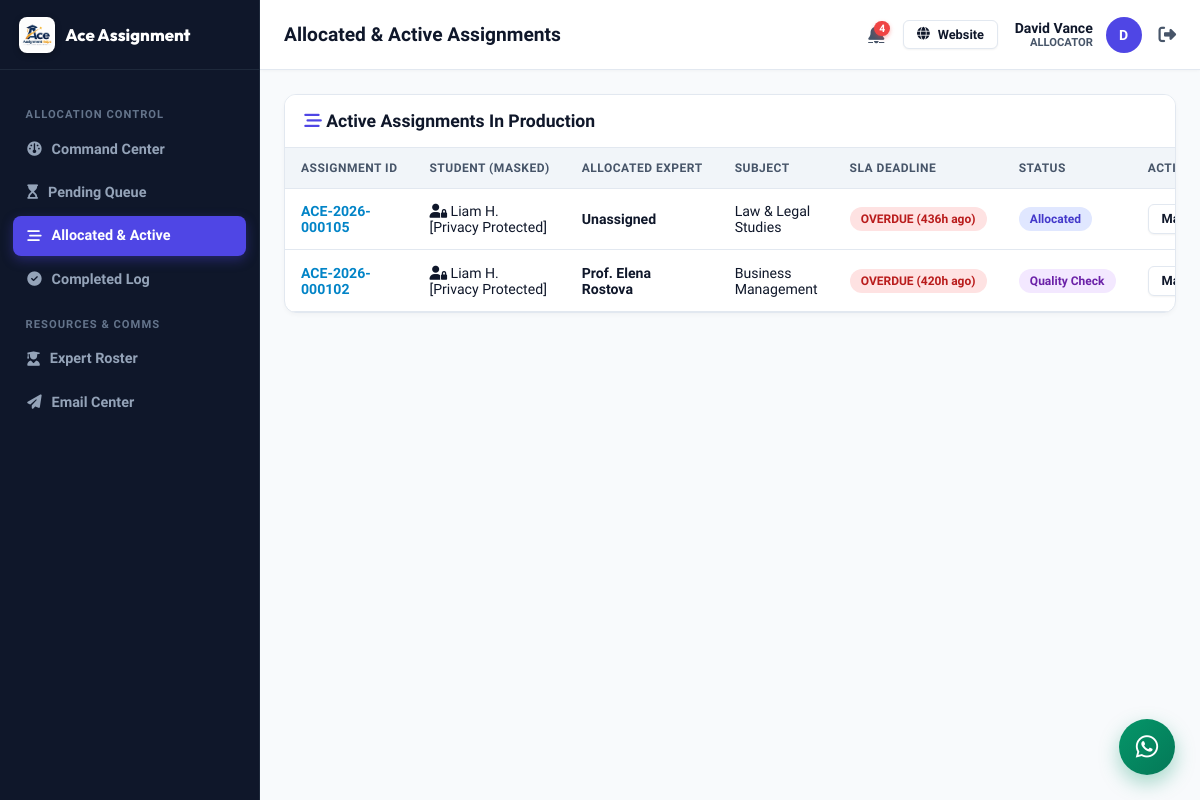
The app's page /allocator/allocated.php (signed in), older data.
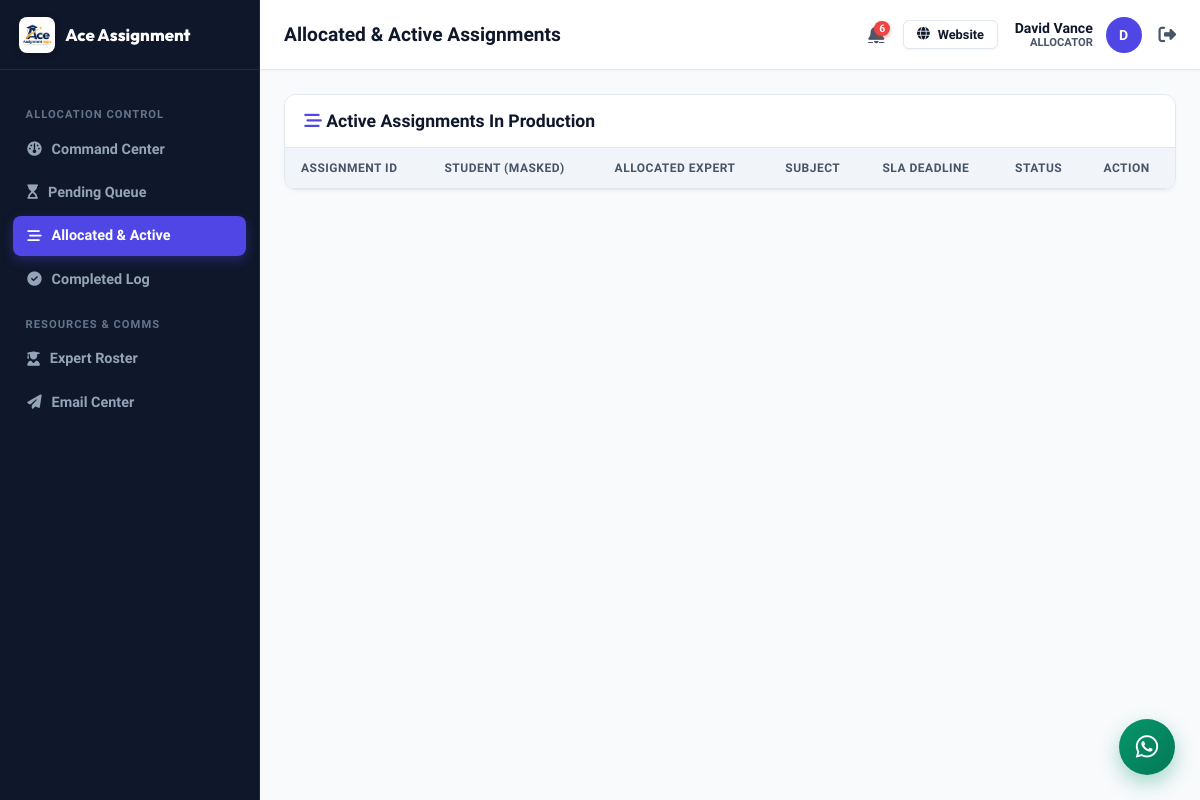
The same page, newer data.
### tables this page shows
CREATE TABLE `allocators` (
  `id` int NOT NULL AUTO_INCREMENT,
  `allocator_id` varchar(50) NOT NULL,
  `name` varchar(255) NOT NULL,
  `email` varchar(255) NOT NULL,
  `phone` varchar(100) DEFAULT NULL,
  `password` varchar(255) NOT NULL,
  `status` varchar(50) DEFAULT 'Active',
  `performance_score` decimal(5,2) DEFAULT '100.00',
  PRIMARY KEY (`id`),
  UNIQUE KEY `allocator_id` (`allocator_id`),
  UNIQUE KEY `email` (`email`)
);

CREATE TABLE `assignments` (
  `id` int NOT NULL AUTO_INCREMENT,
  `assignment_id` varchar(50) NOT NULL,
  `student_id` varchar(50) NOT NULL,
  `title` varchar(255) NOT NULL,
  `subject` varchar(100) NOT NULL,
  `assignment_type` varchar(100) DEFAULT NULL,
  `deadline` datetime DEFAULT NULL,
  `timezone` varchar(50) DEFAULT NULL,
  `word_count` int DEFAULT '250',
  `pages` int DEFAULT '1',
  `reference_style` varchar(50) DEFAULT NULL,
  `priority` varchar(50) DEFAULT 'Normal',
  `language` varchar(50) DEFAULT 'English (US)',
  `instructions` text,
  `currency` varchar(10) DEFAULT 'USD',
  `price` decimal(10,2) DEFAULT '0.00',
  `discount_code` varchar(50) DEFAULT NULL,
  `final_price` decimal(10,2) DEFAULT '0.00',
  `status` varchar(50) DEFAULT 'New',
  `allocator_id` varchar(50) DEFAULT NULL,
  `expert_id` varchar(50) DEFAULT NULL,
  `country` varchar(100) DEFAULT NULL,
  `university` varchar(255) DEFAULT NULL,
  `created_at` datetime DEFAULT CURRENT_TIMESTAMP,
  `updated_at` datetime DEFAULT CURRENT_TIMESTAMP ON UPDATE CURRENT_TIMESTAMP,
  `payment_status` varchar(50) DEFAULT 'Unpaid',
  `payment_plan` varchar(50) DEFAULT '100%',
  `paid_amount` decimal(10,2) DEFAULT '0.00',
  `remaining_balance` decimal(10,2) DEFAULT '0.00',
  `refund_reason` text,
  `revision_notes` text,
  PRIMARY KEY (`id`),
  UNIQUE KEY `assignment_id` (`assignment_id`)
);

CREATE TABLE `students` (
  `id` int NOT NULL AUTO_INCREMENT,
  `student_id` varchar(50) NOT NULL,
  `name` varchar(255) NOT NULL,
  `email` varchar(255) NOT NULL,
  `phone` varchar(100) DEFAULT NULL,
  `password` varchar(255) NOT NULL,
  `country` varchar(100) DEFAULT NULL,
  `university` varchar(255) DEFAULT NULL,
  `course` varchar(255) DEFAULT NULL,
  `status` varchar(50) DEFAULT 'Active',
  `created_at` datetime DEFAULT CURRENT_TIMESTAMP,
  PRIMARY KEY (`id`),
  UNIQUE KEY `student_id` (`student_id`),
  UNIQUE KEY `email` (`email`)
);

CREATE TABLE `experts` (
  `id` int NOT NULL AUTO_INCREMENT,
  `expert_id` varchar(50) NOT NULL,
  `name` varchar(255) NOT NULL,
  `email` varchar(255) NOT NULL,
  `phone` varchar(100) DEFAULT NULL,
  `subjects` text,
  `rating` decimal(3,2) DEFAULT '5.00',
  `completed_count` int DEFAULT '0',
  `status` varchar(50) DEFAULT 'Available',
  PRIMARY KEY (`id`),
  UNIQUE KEY `expert_id` (`expert_id`),
  UNIQUE KEY `email` (`email`)
);

### includes/auth.php (called while the page is built, shortened)
<?php
require_once __DIR__ . '/db.php';
class Auth {
    public static function currentUser() {
        return $_SESSION['user'] ?? null;
    }
    public static function checkLoggedIn() {
        $user = self::currentUser();
        if ($user) {
            $table = ($user['role'] === 'Admin') ? 'admins' : (($user['role'] === 'Allocator') ? 'allocators' : (($user['role'] === 'Expert') ? 'experts' : 'students'));
            $idKey = ($user['role'] === 'Admin') ? 'admin_id' : (($user['role'] === 'Allocator') ? 'allocator_id' : (($user['role'] === 'Expert') ? 'expert_id' : 'student_id'));
            $record = DataStore::findOne($table, $idKey, $user['id']);
        }
    }
    public static function checkRole($allowedRoles = []) {
        self::checkLoggedIn();
    }
}

### includes/db.php (called while the page is built, shortened)
<?php
class DataStore {
    private static $pdo = null;
    private static $dbHost = 'database-1.c1o0ygcs2cex.ap-south-1.rds.amazonaws.com';
    private static $dbPort = 3306;
    private static $dbUser = 'admin';
    private static $dbPass = 'Marwal#1627';
    private static $dbName = 'aceassignmenthelp_db';
    public static function getPdo() {
        if (self::$pdo === null) {
            try {
                $dsn = "mysql:host=" . self::$dbHost . ";port=" . self::$dbPort . ";dbname=" . self::$dbName . ";charset=utf8mb4";
                self::$pdo = new PDO($dsn, self::$dbUser, self::$dbPass, [
                    PDO::ATTR_ERRMODE => PDO::ERRMODE_EXCEPTION,
                    PDO::ATTR_DEFAULT_FETCH_MODE => PDO::FETCH_ASSOC,
                    PDO::ATTR_EMULATE_PREPARES => false,
                    PDO::ATTR_TIMEOUT => 5
                ]);
            } catch (Throwable $e) {
                error_log("MySQL Connection Failed: " . $e->getMessage());
                self::$pdo = null;
                throw new Exception("Unable to connect to MySQL database: " . $e->getMessage());
            }
        }
        return self::$pdo;
    }
    private static function formatRecordFromDb($collectionName, $row) {
        if ($collectionName === 'experts' && isset($row['subjects'])) {
            if (is_string($row['subjects'])) {
                $decoded = json_decode($row['subjects'], true);
                $row['subjects'] = is_array($decoded) ? $decoded : array_map('trim', explode(',', $row['subjects']));
            }
        }
        if ($collectionName === 'notifications') {
            if (isset($row['notification_id'])) {
                $row['id'] = $row['notification_id'];
            }
            $row['is_read'] = (bool)($row['is_read'] ?? false);
        }
        return $row;
    }
    public static function getCollection($collectionName) {
        $pdo = self::getPdo();
        try {
            $stmt = $pdo->query("SELECT * FROM `$collectionName` ORDER BY id DESC");
            $rows = $stmt->fetchAll();
            $result = [];
            foreach ($rows as $row) {
                $result[] = self::formatRecordFromDb($collectionName, $row);
            }
            return $result;
        } catch (Throwable $e) {
            error_log("DataStore::getCollection error ($collectionName): " . $e->getMessage());
            return [];
        }
    }
    public static function findOne($collectionName, $key, $value) {
        $pdo = self::getPdo();
        try {
            $sqlKey = $key;
            $stmt = $pdo->prepare("SELECT * FROM `$collectionName` WHERE `$sqlKey` = ? LIMIT 1");
            $stmt->execute([$value]);
            $row = $stmt->fetch();
            if ($row) {
                return self::formatRecordFromDb($collectionName, $row);
            }
        } catch (Throwable $e) {
            error_log("DataStore::findOne error ($collectionName, $key): " . $e->getMessage());
        }
        return null;
    }
    public static function filter($collectionName, callable $callback) {
        $items = self::getCollection($collectionName);
        return array_values(array_filter($items, $callback));
    }
}

### includes/helpers.php (called while the page is built, shortened)
<?php
require_once __DIR__ . '/db.php';
function get_sla_status($deadline_str)
{
    $now = time();
    $deadline = strtotime($deadline_str);
    $diff_seconds = $deadline - $now;
    $hours_left = round($diff_seconds / 3600, 1);
    if ($diff_seconds <= 0) {
        return [
            'level' => 'overdue',
            'label' => 'OVERDUE (' . abs(round($hours_left)) . 'h ago)',
            'hours_left' => $hours_left,
            'badge_class' => 'sla-red-pulse'
        ];
    }
}
function mask_student_name($name)
{
    $parts = explode(' ', trim($name));
    $first = $parts[0];
    $last_initial = isset($parts[1]) ? mb_substr($parts[1], 0, 1) . '.' : '';
    return $first . ' ' . $last_initial . ' [Privacy Protected]';
}
function get_status_badge_class($status)
{
    switch ($status) {
        case 'Confirmed':
        case 'Allocated':
            return 'badge-primary';
        case 'Quality Check':
            return 'badge-purple';
    }
}
function get_user_notifications($user_id, $user_role)
{
    $all = DataStore::getCollection('notifications');
    $filtered = array_filter($all, function ($n) use ($user_id, $user_role) {
        $targetRole = $n['user_role'] ?? '';
        $targetUser = $n['user_id'] ?? '';
        if (!empty($targetUser)) {
            return ($targetUser === $user_id);
        }
        if ($targetRole === 'All')
            return true;
        if ($targetRole === $user_role)
            return true;
        if ($user_role === 'Admin')
            return true;
        return false;
    });
    usort($filtered, function ($a, $b) {
        return strtotime($b['created_at'] ?? '0') - strtotime($a['created_at'] ?? '0');
    });
    return array_values($filtered);
}
function get_unread_notifications_count($user_id, $user_role)
{
    $notifs = get_user_notifications($user_id, $user_role);
    $count = 0;
    foreach ($notifs as $n) {
        if (empty($n['is_read'])) {
            $count++;
        }
    }
    return $count;
}

### allocator/allocated.php (the view, shortened to what the rows shown need)
<?php
require_once __DIR__ . '/../includes/auth.php';
Auth::checkRole('Allocator');
require_once __DIR__ . '/../includes/helpers.php';
include __DIR__ . '/../includes/portal_header.php';
$allocated = DataStore::filter('assignments', function($a) {
    return in_array($a['status'], ['Allocated', 'In Progress', 'Quality Check', 'Pending Admin Approval']);
});
?>
<div class="table-card">
  <div class="table-responsive">
    <table class="data-table">
      <thead>
        <tr>
          <th>Assignment ID</th>
          <th>Student (Masked)</th>
          <th>Allocated Expert</th>
          <th>Subject</th>
          <th>SLA Deadline</th>
          <th>Status</th>
          <th>Action</th>
        </tr>
      </thead>
      <tbody>
        <?php foreach ($allocated as $asm):
          $student = DataStore::findOne('students', 'student_id', $asm['student_id']);
          $expert = DataStore::findOne('experts', 'expert_id', $asm['expert_id']);
          $sla = get_sla_status($asm['deadline']);
        ?>
          <tr>
            <td><strong style="color:var(--secondary);"><?php echo htmlspecialchars($asm['assignment_id']); ?></strong></td>
            <td><i class="fa-solid fa-user-lock"></i> <?php echo htmlspecialchars(mask_student_name($student['name'] ?? '')); ?></td>
            <td><strong><?php echo htmlspecialchars($expert['name'] ?? 'Unassigned'); ?></strong></td>
            <td><?php echo htmlspecialchars($asm['subject']); ?></td>
            <td><span class="badge <?php echo $sla['badge_class']; ?>"><?php echo $sla['label']; ?></span></td>
            <td><span class="badge <?php echo get_status_badge_class($asm['status']); ?>"><?php echo htmlspecialchars($asm['status']); ?></span></td>
            <td>
              <a href="/allocator/assignment-detail.php?id=<?php echo urlencode($asm['assignment_id']); ?>" class="btn btn-outline btn-sm">
                Manage &rarr;
              </a>
            </td>
          </tr>
        <?php endforeach; ?>
      </tbody>
    </table>
  </div>
</div>
</div>
</div>
</body>
</html>

### includes/portal_header.php (shortened to what the rows shown need)
<?php
require_once __DIR__ . '/auth.php';
require_once __DIR__ . '/helpers.php';
$currentUser = Auth::currentUser();
$userRole = $currentUser['role'];
?>
<!DOCTYPE html>
<html lang="en">
<head>
  <link rel="stylesheet" href="https://cdnjs.cloudflare.com/ajax/libs/font-awesome/6.4.0/css/all.min.css">
  <link rel="stylesheet" href="/assets/css/portal.css">
</head>
<body class="portal-body">
<div class="portal-wrapper">
  <div class="portal-main">
    <header class="portal-topbar">
      <div class="topbar-user">
        <?php $unreadNotifCount = function_exists('get_unread_notifications_count') ? get_unread_notifications_count($currentUser['id'], $userRole) : 0; ?>
        <a href="/<?php echo strtolower($userRole); ?>/notifications.php" style="position:relative; color:var(--text-muted); font-size:1.15rem; margin-right:6px; display:inline-flex; align-items:center;" title="Notifications (<?php echo $unreadNotifCount; ?> unread)">
          <?php if ($unreadNotifCount > 0): ?>
            <span style="position:absolute; top:-4px; right:-6px; background:#ef4444; color:#fff; font-size:0.65rem; font-weight:800; border-radius:10px; padding:1px 5px; min-width:14px; text-align:center; box-shadow:0 2px 4px rgba(239, 68, 68, 0.4);"><?php echo $unreadNotifCount; ?></span>
          <?php endif; ?>
        </a>
        <a href="/" target="_blank" class="btn btn-outline btn-sm" style="margin-right:4px; display:inline-flex;">
          <i class="fa-solid fa-globe"></i> <span class="user-meta-desktop">Website</span>
        </a>
        <div style="text-align:right;" class="user-meta-desktop">
          <div style="font-weight:700; color:var(--text-main); font-size:0.88rem;"><?php echo htmlspecialchars($currentUser['name']); ?></div>
          <small style="color:var(--text-muted); font-weight:600; font-size:0.7rem; text-transform:uppercase; display:block;"><?php echo htmlspecialchars($userRole); ?></small>
        </div>
        <div class="user-avatar" title="<?php echo htmlspecialchars($currentUser['name']); ?>">
          <?php echo strtoupper(substr($currentUser['name'], 0, 1)); ?>
        </div>
        <a href="/logout.php" title="Logout" style="color:var(--text-muted); font-size:1.1rem; margin-left:4px;">
          <i class="fa-solid fa-right-from-bracket"></i>
        </a>
      </div>
    </header>
    <div class="portal-content">

Row changes from the older to the newer data that the page shows:
removed assignments: assignment "ACE-2026-000105", students.name "Liam H. [Privacy Protected]", name "Unassigned", subject "Law & Legal Studies", deadline "OVERDUE (436h ago)", status "Allocated"
removed assignments: assignment "ACE-2026-000102", students.name "Liam H. [Privacy Protected]", experts.name "Prof. Elena Rostova", subject "Business Management", deadline "OVERDUE (420h ago)", status "Quality Check"
Text that changed along with them:
$unreadNotifCount: "4" → "6"
